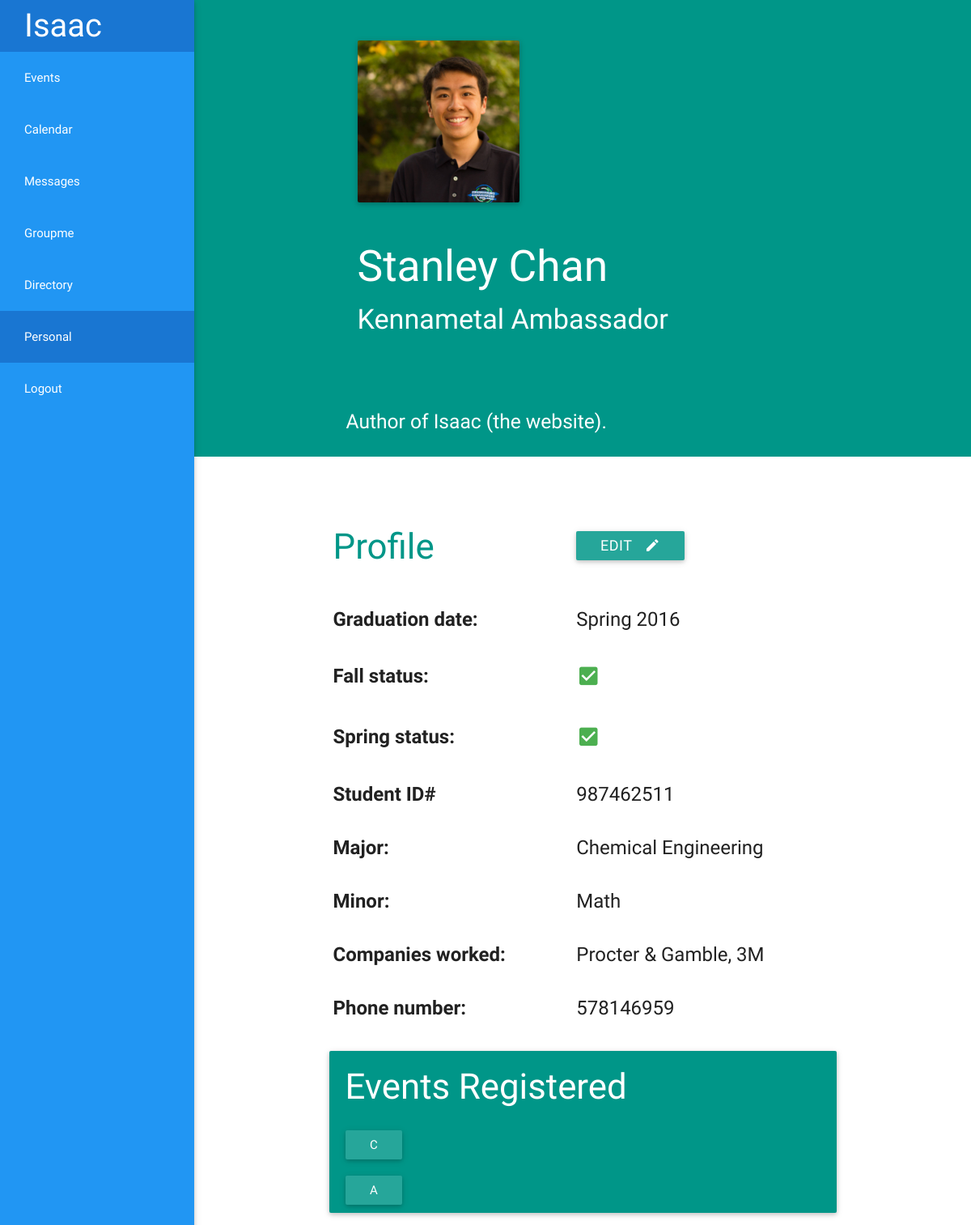
The app's page /personal/ (signed in) with its own data.
### personal/models.py (models this page shows)
class EngineeringAmbassador(models.Model):
     user = models.OneToOneField(User)
     picture = models.ImageField(blank = True, upload_to = 'profile_pics/')
     rank = models.CharField(max_length = 20, blank = True, default ="Ambassador")
     aboutme = models.TextField(max_length = 500, blank = True)
     grad_semester = models.CharField(max_length = 6, blank = True, default="Spring")
     grad_year = models.CharField(max_length = 4, blank = True, default = "2015")
     fall_status = models.BooleanField()
     spring_status = models.BooleanField()
     student_id = models.PositiveIntegerField()
     company_designation = models.CharField(max_length = 20, blank=True)
     companies_worked = models.TextField(blank = True)
     major = models.CharField(max_length = 40)
     major_2 = models.CharField(max_length = 40, blank = True)
     minor = models.CharField(max_length = 40, blank = True)
     minor_2 = models.CharField(max_length = 40, blank = True)
     schreyer_honors = models.BooleanField()
     phone = models.CharField(max_length = 10)
     groupme_id = models.CharField(max_length = 20, default = None)
     def __unicode__(self):
		return self.user.first_name + ' ' + self.user.last_name

### events/models.py (models this page shows)
class Event(models.Model):
	time = models.TimeField()
	date = models.DateField()
	hours = models.DecimalField(max_digits=3,decimal_places=1, blank = True, null = True)
	location = models.CharField(max_length = 140, blank = True, null = True)
	EAs_needed = models.PositiveSmallIntegerField(blank = True, null = True)
	note = models.CharField(max_length = 500, blank = True, null = True)
	objects = InheritanceManager()
	def __unicode__(self):
		if hasattr(self, 'outreachtrip'):
			return self.outreachtrip.__unicode__()
		elif hasattr(self, 'tour'):
			return self.tour.__unicode__()
		else:
			return 'Event'

class OutreachTrip(Event):
	school = models.CharField(max_length=30)
	EAs_registered = models.ManyToManyField(User, related_name = 'outreach', blank = True)
	def __unicode__(self):
		return self.school
	def detail_url(self):
		return "outreach/" + str(self.id)

class Event(models.Model):
	time = models.TimeField()
	date = models.DateField()
	hours = models.DecimalField(max_digits=3,decimal_places=1, blank = True, null = True)
	location = models.CharField(max_length = 140, blank = True, null = True)
	EAs_needed = models.PositiveSmallIntegerField(blank = True, null = True)
	note = models.CharField(max_length = 500, blank = True, null = True)
	objects = InheritanceManager()
	def __unicode__(self):
		if hasattr(self, 'outreachtrip'):
			return self.outreachtrip.__unicode__()
		elif hasattr(self, 'tour'):
			return self.tour.__unicode__()
		else:
			return 'Event'

### personal/views.py (the view, shortened to what this page needs)
@login_required(login_url='/login/')
def profile(request):
    stylesheet = 'personal/profile.css'
    app = 'personal'
    ambassador = get_object_or_404(EngineeringAmbassador, user = request.user)
    profile_pic = ambassador.picture.url
    events_registered = sorted(chain(request.user.outreach.all(), request.user.tours.all()), key=lambda instance: instance.date)
    return render(request, 'personal/profile.html', {'stylesheet':stylesheet, 'app': app, 'profile_pic':profile_pic, 'ambassador':ambassador, 'events_registered':events_registered, })

### personal/templates/personal/profile.html
{% include 'header.html' %}
{% include 'personal/profile_header.html' %}
{% if edit %}
    {% include 'personal/profile_edit.html' %}
{% else %}
    {% include 'personal/profile_template.html' %}
{% endif %}
{% include 'personal/profile_events.html' %}
{% include 'footer.html' %}

### personal/templates/personal/profile_header.html
<div id="profile-header" class="valign-wrapper teal">
    <div id="header-content" class="container valign ">
        <div id="profile-pic-wrapper"><img {% if ambassador.picture %}src='{{ambassador.picture.url}}'{% endif %} alt="{{ambassador}}" id='profile_pic' align="middle"></div>
        <div id="header-text-wrapper" class="white-text">
            <h2>{{ambassador}}</h2>
            <h4>{{ambassador.company_designation}} {{ambassador.rank}}</h4>
        </div>
    </div>
</div>
<div id="aboutme" class="white-text teal">
    <h5 class="container">{{ambassador.aboutme}}</h5>
</div>

### personal/templates/personal/profile_template.html (shortened to what this page needs)
<div id="profile" class="container">
    <table>
    <tr>
        <th><h3 class="teal-text">Profile</h3></th>
        {% if ambassador.user == request.user %}
        <td>
            <a href="/personal/edit/"  class="waves-effect waves-light btn" id="edit-btn">Edit<i class="mdi-image-edit right"></i></a>
        </td>
        {% endif %}
    </tr>
        <tr>
            <th>Graduation date:</th>
            <td>{{ambassador.grad_semester}} {{ambassador.grad_year}}</td>
        </tr>
        <tr>
            <th>Fall status:</th>
            <td>{% if ambassador.fall_status %}<i class="green-text small mdi-toggle-check-box"></i>{% else %}<i class="small mdi-toggle-check-box-outline-blank"></i>{% endif %}</td>
        </tr>
        <tr>
            <th>Spring status:</th>
            <td>{% if ambassador.spring_status %}<i class="green-text small mdi-toggle-check-box"></i>{% else %}<i class="small mdi-toggle-check-box-outline-blank"></i>{% endif %}</td>
        </tr>
        <tr>
            <th>Student ID#</th>
            <td>{{ambassador.student_id}}</td>
        </tr>
        <tr>
            <th>Major:</th>
            <td>{{ambassador.major}}</td>
        </tr>
        {% if ambassador.minor %}
        <tr>
            <th>Minor:</th>
            <td>{{ambassador.minor}}</td>
        </tr>
        {% endif %}
        {% if ambassador.companies_worked %}
        <tr>
            <th>Companies worked:</th>
            <td>{{ambassador.companies_worked}}</td>
        </tr>
        {% endif %}
        <tr>
            <th>Phone number: </th>
            <td>{{ambassador.phone}}</td>
        </tr>
    </table>
</div>

### personal/templates/personal/profile_events.html
<div class="container">
    <div id="events" class="card teal white-text">
        <h3 id="events_registered">Events Registered</h3>
        {% for event in events_registered %}
            <div><a href="/events/{{event.detail_url}}" class="waves-effect waves-light btn">{{event}}</a></div>
        {% endfor %}
    </div>
</div>

### static/overall.css (style rules this page uses)
a { color: #1cace3 ; }
body { padding-left: 240px; }
td, th { font-size: 24px; }

### static/personal/profile.css (style rules this page uses)
#profile-header { padding:50px; }
#header-content { display:block; }
#profile-pic-wrapper, #header-text-wrapper { float: left; padding: 0; }
#header-text-wrapper { margin-top:50px; }
#profile_pic { height: 200px; width: 200px; margin-right: 30px; border-radius:2px; box-shadow: 0 2px 5px 0 rgba(0, 0, 0, 0.16), 0 2px 10px 0 rgba(0, 0, 0, 0.12); }
h2 { margin: 0; }
#aboutme { padding: 30px; word-wrap:break-word; }
#profile { margin-top:50px; }
table { margin: 0px; margin-bottom: 20px; }
.btn { margin: 10px; margin-left:20px; }
#events_registered { margin: 20px; }
#edit-btn { margin: 0; font-size:18px; }

### records on screen
EngineeringAmbassador: picture+user (picture), user.last_name "Stanley Chan", company_designation "Kennametal", rank "Ambassador", aboutme "Author of Isaac (the website).", grad_semester "Spring", grad_year "2016", student_id "987462511", major "Chemical Engineering", minor "Math", companies_worked "Procter & Gamble, 3M", phone "578146959"
OutreachTrip: event_ptr_id+school "C"
OutreachTrip: event_ptr_id+school "A"
